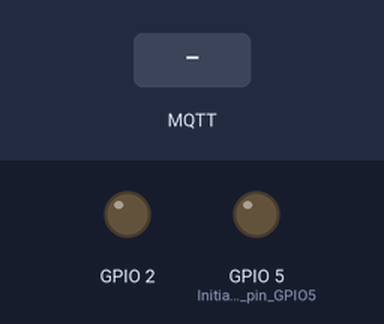
Recording of a sketch running on a simulated ESP8266 (NodeMCU). On the bench: output pins drawn as LEDs (lit = HIGH). The test bench sets the inputs (shaded band). WiFi joins after 1.5 s; servers stay silent unless stated; no MQTT or app messages arrive unless stated; what the sketch prints to the serial monitor is not drawn.

Above: at 2.3 s.
2.4 s: MQTT message "1" arrives on the first subscribed topic
At 2.8 s:
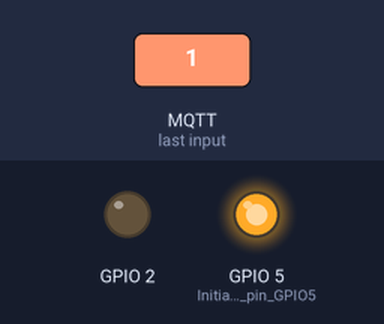
3.9 s: MQTT message "0" arrives on the first subscribed topic
At 5.1 s:
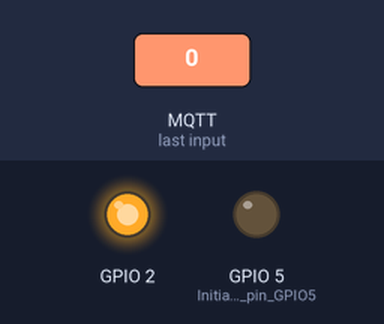
Timing chart, 0 to 6.9 s (numbered marks = the images above; inputs shaded):
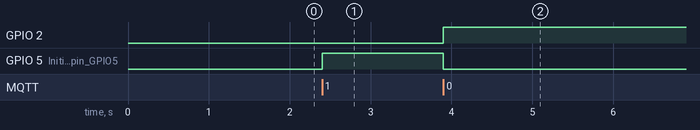

The sketch:

LotodaEsp8266-Gettingstarted.ino
```cpp
// This example shows how to connect to LOTODA using an ESP8266 and send/receive sample data.
// Make sure you install the ESP8266 Board Package via the Arduino IDE Board Manager and select the correct ESP8266 board before compiling.

#include <PubSubClient.h>
#include <ESP8266WiFi.h>

#define WIFI_SSID "..."   //Enter your WIFI SSID
#define WIFI_PASSWORD "..."   //Enter your WiFi password

char LotodaServer[]  = "app.lotoda.vn";     //app.lotoda.vn is the default servername
int LotodaPort  = 1883;                     //1883 is the default port
char deviceId[]  = "LotodaEsp8266-0001";  //every device should have a different name
char topic[]  = "<User_ID_Key>/lamp/power"; //Enter <User_ID_Key> from LOTODA system, the topic should be different for each device as well
                                            //Please create this new topic on LOTODA mobile app, in this case is "lamp/power"
char User_ID_Key[]  = "<User_ID_Key>";         //Enter <User_ID_Key> from LOTODA system
char Password_ID_Key[]  = "<Password_ID_Key>";  //Enter <Password_ID_Key> from LOTODA system

WiFiClient wifiClient;
PubSubClient client(wifiClient);
long lastMsg = 0;
char msg[50];
int value = 0;


void setup() {
  pinMode(BUILTIN_LED, OUTPUT);     // Initialize the BUILTIN_LED pin as an output led
  pinMode(5, OUTPUT);               // Initialize the pin GPIO5 as an output replay
  Serial.begin(115200);
  delay(20);
  Serial.println("Let' start now");
}

void loop() {
  if ( !client.connected() ) {
    connect();
  }
  client.loop();
}

void callback(char* topic, byte* payload, unsigned int length) {
  // handle message arrived
  Serial.print("Message arrived [");
  Serial.print(topic);
  Serial.print("] ");
  for (int i = 0; i < length; i++) {
    Serial.print((char)payload[i]);
  }
  Serial.println();

  // Switch on the LED if an 1 was received as first character
  if ((char)payload[0] == '1') {
    digitalWrite(BUILTIN_LED, LOW);   // Turn the LED on (Note that LOW is the voltage level
    // but actually the LED is on; this is because
    // it is active low on the ESP-01)
    digitalWrite(5, HIGH);
  } else if ((char)payload[0] == '0') {
    digitalWrite(BUILTIN_LED, HIGH);  // Turn the LED off by making the voltage HIGH
    digitalWrite(5, LOW);
  }

}

void connect() {
  while (!client.connected()) {
    if ( WiFi.status() != WL_CONNECTED) {
      WiFi.begin(WIFI_SSID, WIFI_PASSWORD);
      while (WiFi.status() != WL_CONNECTED) {
        delay(500);
        Serial.print(".");
      }
      Serial.print("Connected to ");
      Serial.println(WIFI_SSID);
    }
    client.setServer(LotodaServer, LotodaPort);
    client.setCallback(callback);
    if (client.connect(deviceId, User_ID_Key, Password_ID_Key)) {
      client.subscribe(topic);
      Serial.println("Connected to LOTODA's Server");
    } else {
      Serial.print("[FAILED] [ rc = ");
      Serial.print(client.state() );
      Serial.println(" : retrying in 5 seconds]");
      delay(5000);
    }
  }
}
```

Measured:
- after the input at 2.4 s, GPIO 5 (Initialize_the_pin_GPIO5): LOW → HIGH at once
- after the input at 3.9 s, GPIO 2: LOW → HIGH at once; GPIO 5 (Initialize_the_pin_GPIO5): HIGH → LOW at once
